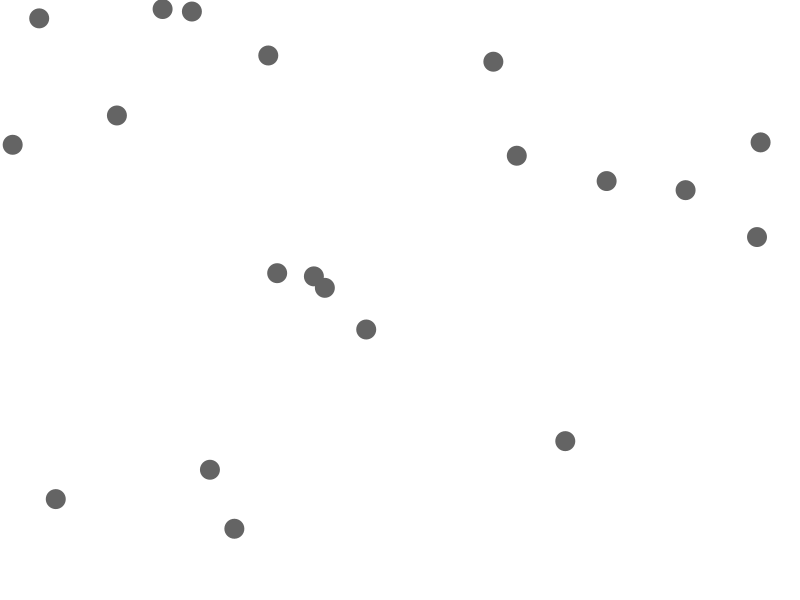
Frame 1 (no input)
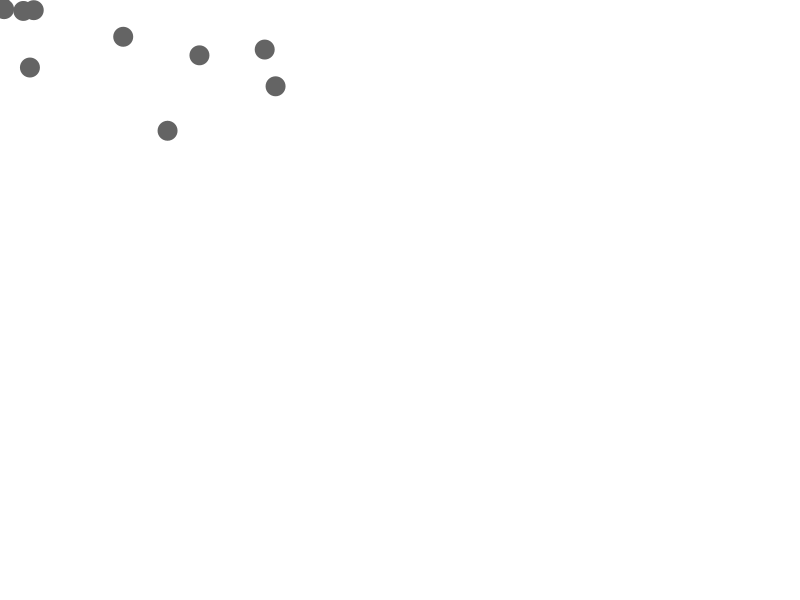
Frame 60 (the mouse pressed at the canvas centre just before this capture)
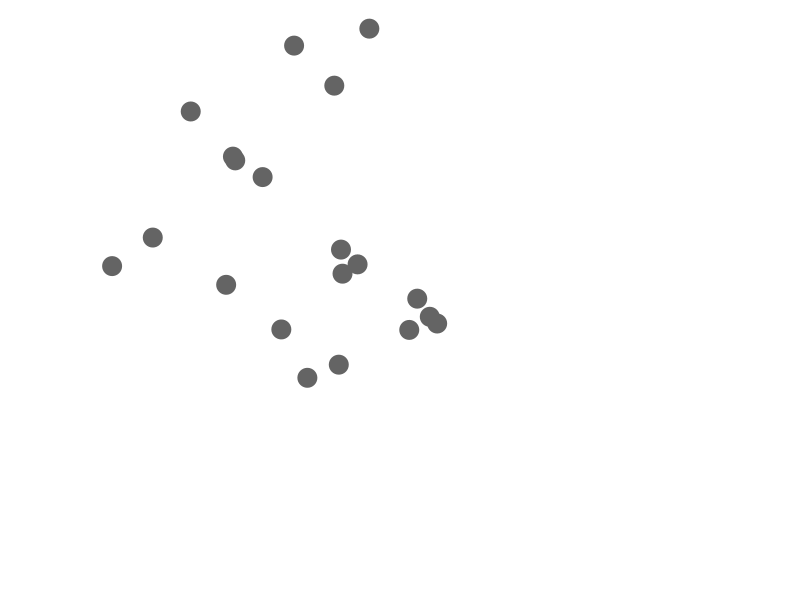
Frame 120 (the mouse held since frame 60 and released just before this capture)

The Processing sketch that drew these frames (run headless with seeded random() and noise(); from frame 60 on, the mouse is pressed at the canvas centre):

// Processing sketch: vector_movers_mouse_location
// ── vector_movers_mouse_location.pde

Mover[] movers = new Mover[20];

void setup() {
  size(800, 600);
  for (int i = 0; i < movers.length; i++) {
    movers[i] =  new Mover();
  }
}


void draw() {
  background(255);
  for (int i = 0; i < movers.length; i++) {
    movers[i].update();
    movers[i].display();
  }
}

class Mover {

  PVector location;
  PVector volocity;
  PVector mouse;
  PVector acceleration;

  Mover() {
    location = new PVector(random(width), random(height));
    volocity = new PVector(0, 0);
  }

  void update() {
    mouse = new PVector(mouseX, mouseY);
    acceleration = PVector.sub(mouse, location);
    acceleration.normalize();
    acceleration.mult(0.5);
    volocity.add(acceleration);
    volocity.limit(10);
    location.add(volocity);
  }

  void display() {
    noStroke();
    fill(100);
    ellipse(location.x, location.y, 20, 20);
  }
}
